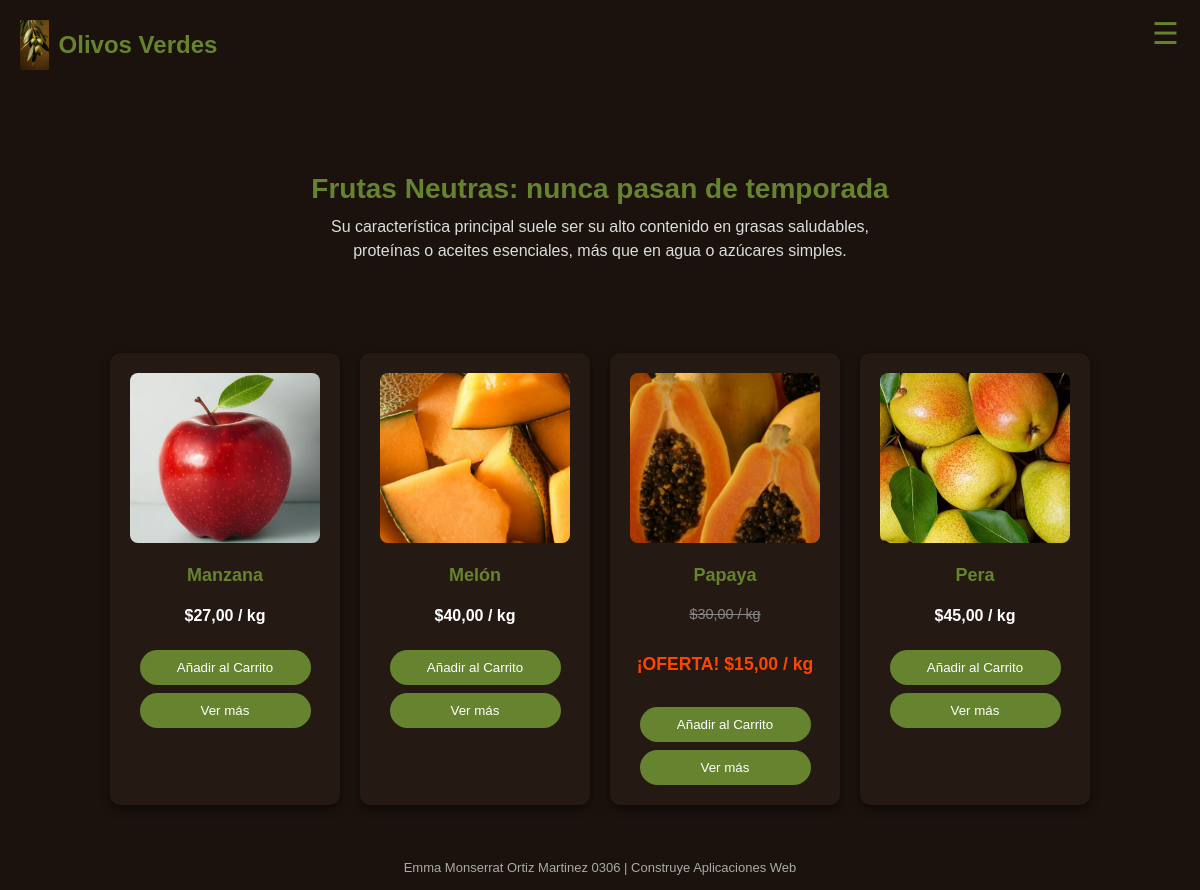
/neutras/, run on the app's committed database.
### app_fruteria/models.py (models this page shows, shortened)
class Producto(models.Model):
    nombre = models.CharField(max_length=100)
    precio = models.DecimalField(max_digits=6, decimal_places=2)
    descripcion = models.TextField()
    imagen = models.ImageField(upload_to='productos/', null=True, blank=True)
    categoria = models.ForeignKey(Categoria, on_delete=models.SET_NULL, null=True)
    sucursal = models.ForeignKey(Sucursal, on_delete=models.CASCADE, default=1)
    oferta = models.ForeignKey(Oferta, on_delete=models.SET_NULL,  null=True,  blank=True, related_name='productos_en_oferta',verbose_name="Aplicar Oferta")
    @property
    def precio_final(self):
        hoy = date.today()
        if self.oferta and self.oferta.fecha_inicio <= hoy <= self.oferta.fecha_fin:
            descuento_porcentaje = self.oferta.porcentaje_descuento
            descuento_monto = self.precio * (descuento_porcentaje / 100)
            precio_con_descuento = self.precio - descuento_monto
            return precio_con_descuento
        return self.precio

class Oferta(models.Model):
    nombre = models.CharField(max_length=100, default='Oferta sin nombre')
    descripcion = models.TextField(blank=True, null=True)
    activo = models.BooleanField(default=True, verbose_name="¿Oferta Activa?")
    fecha_inicio = models.DateField(null=True, blank=True)
    fecha_fin = models.DateField(null=True, blank=True)
    porcentaje_descuento = models.DecimalField(
    max_digits=5,
    decimal_places=2,
    default=0,
    verbose_name="Porcentaje de Descuento (%)"
)
    class Meta:
        verbose_name_plural = "Ofertas"

### app_fruteria/views.py (the view)
# urls.py: path('neutras/', views.frutas_neutras, name='frutas_neutras'),
def frutas_neutras(request):
    try:
        productos = Producto.objects.filter(categoria__nombre='Neutras').order_by('nombre')
    except:
        productos = Producto.objects.none()
    contexto = {
        'lista_productos': productos,
        'nombre_seccion': 'Frutas Neutras'
    }
    return render(request, 'app_fruteria/neutras.html', contexto)

### app_fruteria/templates/app_fruteria/neutras.html (shortened to what this page needs)
<!DOCTYPE html>
<html lang="es">
<head>
    {% load static %}
</head>
<body>
    <header>
        <img src="{% static 'app_fruteria/imagenes/icon.jpg' %}" alt="Logo">
        Olivos Verdes
    </header>
    <button class="hamburger-icon" id="menu-btn">☰</button>
    <main>
        <section class="intro">
            <h2> {{ nombre_seccion|default:"Frutas Neutras" }}: nunca pasan de temporada</h2>
            <p>Su característica principal suele ser su alto contenido en grasas saludables, proteínas o aceites esenciales, más que en agua o azúcares simples.</p>
        </section>
        <section class="frutas">
            {% for producto in lista_productos %}
                <div class="fruta">
                    {% if producto.imagen %}
                        <img src="{{ producto.imagen.url }}" alt="{{ producto.nombre }}">
                    {% else %}
                        <img src="{% static 'app_fruteria/imagenes/placeholder.jpg' %}" alt="{{ producto.nombre }}">
                    {% endif %}
                    <h3>{{ producto.nombre }}</h3>
                    {% if producto.precio_final < producto.precio %}
                        <p class="precio-original" style="text-decoration: line-through; color: #888; font-size: 0.9em;">
                            ${{ producto.precio|floatformat:2 }} / kg
                        </p>
                        <p class="precio-oferta" style="color: #FF4500; font-weight: bold; font-size: 1.1em;">
                            ¡OFERTA! ${{ producto.precio_final|floatformat:2 }} / kg
                        </p>
                        {% else %}
                            <p class="precio">${{ producto.precio|floatformat:2 }} / kg</p>
                    {% endif %}
                    <button class="btn-accion btn-modal-add js-add-to-cart"
                            data-product-id="{{ producto.id }}"
                            data-product-name="{{ producto.nombre }}"
                            onclick="cerrarModal('modal-{{ producto.id }}');">
                        Añadir al Carrito
                    </button>
                    <button class="btn-accion" onclick="mostrarModal('modal-{{ producto.id }}')">Ver más</button>
                </div>
            {% empty %}
                <p style="text-align: center; width: 100%;">Aún no hay productos en el catálogo. Por favor, añádelos en el administrador.</p>
            {% endfor %}
        </section>
    </main>
    <footer>
        Emma Monserrat Ortiz Martinez 0306 | Construye Aplicaciones Web
    </footer>
</body>
</html>

### app_fruteria/templates/app_fruteria/neutras.html (style rules this page uses)
body { background-color: #1b120d; color: #fff; font-family: 'Verdana', sans-serif; margin: 0; padding: 0; min-height: 100vh; display: flex; flex-direction: column; }
header { display: flex; align-items: center; justify-content: flex-start; background-color: #1b120d; padding: 20px; color: #66842f; font-size: 24px; font-weight: bold; }
header img { height: 50px; margin-right: 10px; }
.hamburger-icon { display: block; position: fixed; top: 15px; right: 15px; z-index: 1000; background: none; border: none; font-size: 30px; cursor: pointer; color: #66842f; }
main { flex: 1; padding: 20px 30px; }
.intro { text-align: center; padding: 40px 20px; }
.intro h2 { color: #66842f; margin-bottom: 10px; font-size: 28px; }
.intro p { max-width: 600px; margin: 0 auto 30px auto; color: #ddd; font-size: 16px; line-height: 1.5; }
.frutas { display: flex; flex-wrap: wrap; justify-content: center; gap: 20px; padding: 20px; }
.fruta { background-color: #241913; border-radius: 10px; padding: 20px; width: 230px; text-align: center; box-shadow: 0 4px 10px rgba(0,0,0,0.5); transition: transform 0.2s ease-in-out; display: flex; flex-direction: column; align-items: center; box-sizing: border-box; }
.fruta img { width: 100%; border-radius: 8px; height: 170px; object-fit: cover; margin-bottom: 12px; }
.fruta h3 { font-size: 18px; margin: 10px 0 5px; color: #66842f; }
.fruta p.precio { font-size: 16px; color: #ffffff; font-weight: bold; margin-bottom: 10px; }
.btn-accion { display: block; width: 90%; padding: 10px; margin: 8px auto 0 auto; background-color: #66842f; color: white; text-align: center; border-radius: 20px; text-decoration: none; font-weight: none; border: none; cursor: pointer; transition: 0.2s ease-in-out; box-sizing: border-box; }
.btn-accion + .btn-accion { margin-top: 8px; }
.btn-modal-add { width: 90%; margin: 10px auto 0 auto; border-radius: 20px; }
.btn-modal-add { margin-top: 15px; }
footer { background-color: #1b120d; color: #aaa; padding: 15px; font-size: 13px; text-align: center; margin-top: auto; }

### data on the page
Producto: imagen (picture), nombre "Manzana", precio "27,00"
Producto: imagen (picture), nombre "Melón", precio "40,00"
Producto: imagen (picture), nombre "Papaya", precio "30,00", precio_final "15,00"
Producto: imagen (picture), nombre "Pera", precio "45,00"

### other printed values
{{ nombre_seccion|default:"Frutas Neutras" }} "Frutas Neutras"
